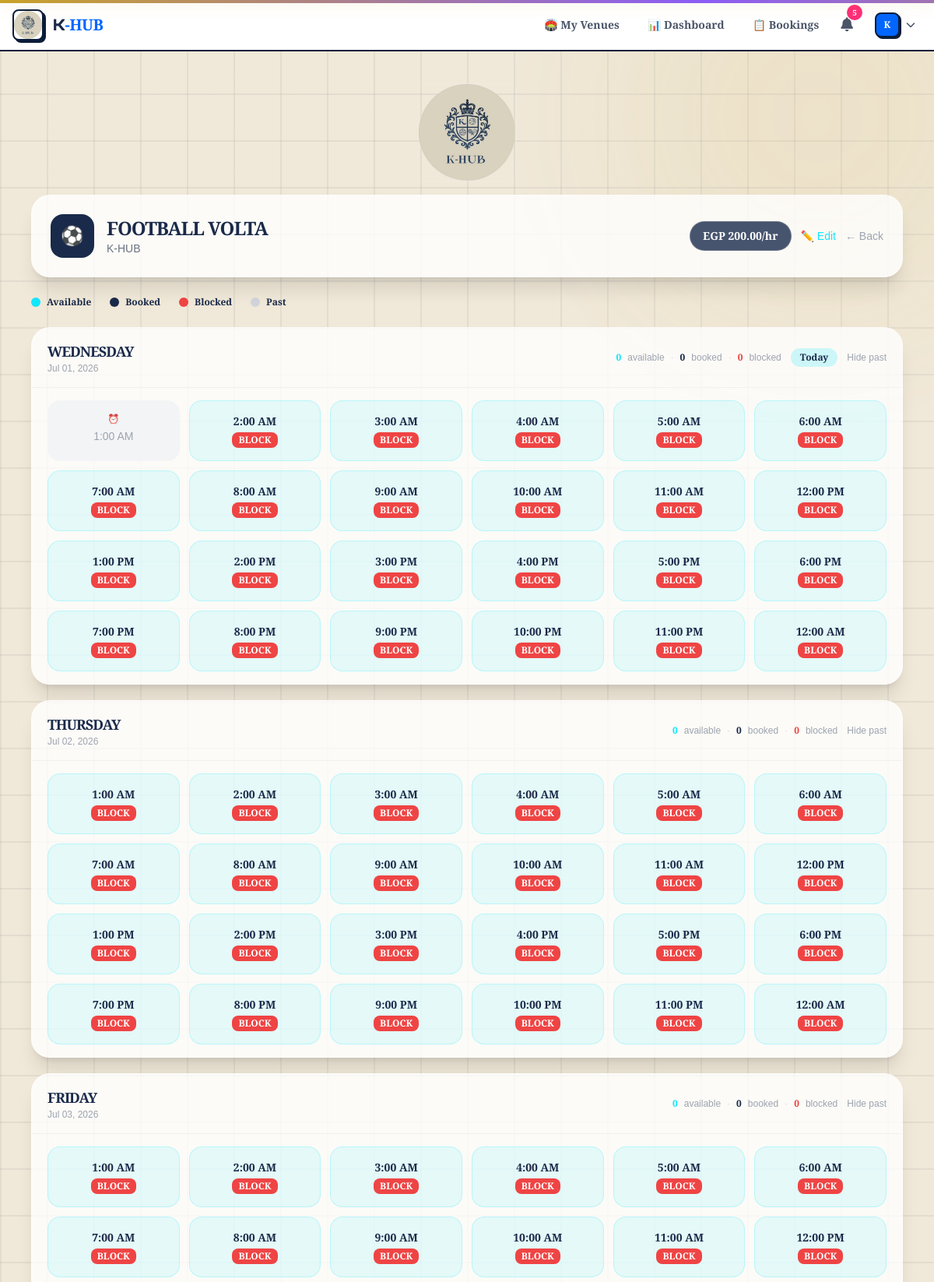
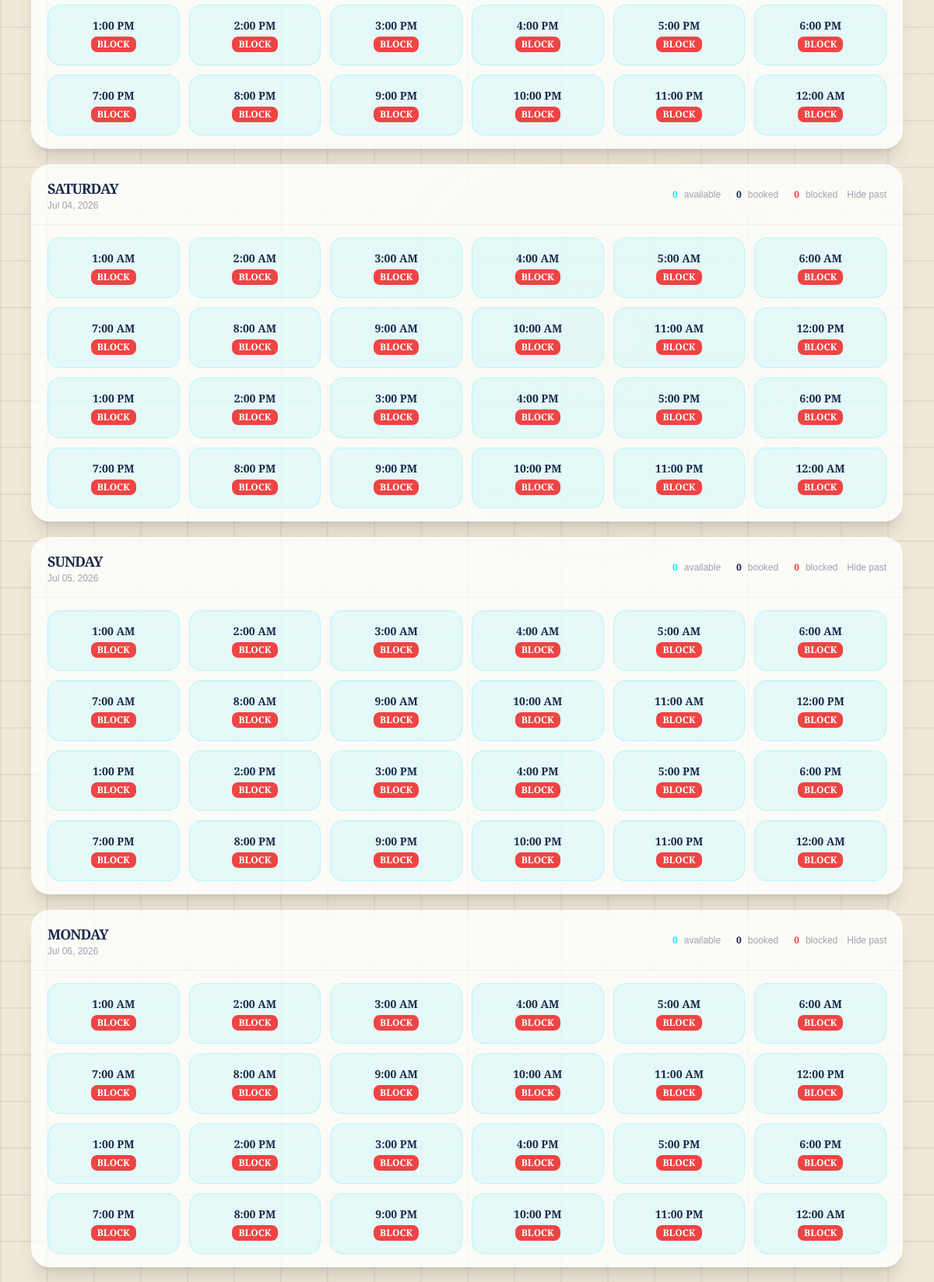
/venues/field/22/schedule/ (signed in, upper part), run on the app's committed database (2 pictures, top to bottom).
### accounts/models.py (models this page shows, shortened)
class User(AbstractBaseUser, PermissionsMixin):
    ROLE_CHOICES = [
        ('PLAYER', 'Player'),
        ('VENUE_OWNER', 'Venue Owner'),
        ('ADMIN', 'Admin'),
    ]
    email = models.EmailField(unique=True, db_index=True)
    username = models.CharField(max_length=50, unique=True, null=True, blank=True)
    role = models.CharField(max_length=20, choices=ROLE_CHOICES, default='PLAYER')
    is_active = models.BooleanField(default=True)
    is_staff = models.BooleanField(default=False)
    date_joined = models.DateTimeField(default=timezone.now)
    objects = UserManager()
    USERNAME_FIELD = 'email'
    REQUIRED_FIELDS = []
    class Meta:
        indexes = [
            models.Index(fields=['email']),
            models.Index(fields=['role']),
        ]
    @property
    def is_player(self):
        return self.role == 'PLAYER'
    @property
    def is_venue_owner(self):
        return self.role == 'VENUE_OWNER'

### venues/models.py (models this page shows, shortened)
class Field(models.Model):
    venue = models.ForeignKey(Venue, on_delete=models.CASCADE, related_name='fields')
    name = models.CharField(max_length=200)
    sport_type = models.CharField(max_length=20, choices=Venue.SPORT_CHOICES)
    description = models.TextField(blank=True)
    price_per_hour = models.DecimalField(max_digits=10, decimal_places=2, validators=[MinValueValidator(0)])
    is_active = models.BooleanField(default=True)
    image = models.ImageField(upload_to='field_images/', null=True, blank=True)
    created_at = models.DateTimeField(auto_now_add=True)
    class Meta:
        indexes = [
            models.Index(fields=['venue', 'is_active']),
            models.Index(fields=['sport_type']),
        ]

class Venue(models.Model):
    SPORT_CHOICES = [
        ('FOOTBALL', 'Football'),
        ('CRICKET', 'Cricket'),
        ('BASKETBALL', 'Basketball'),
        ('TENNIS', 'Tennis'),
        ('PADEL', 'Padel'),
        ('BADMINTON', 'Badminton'),
        ('VOLLEYBALL', 'Volleyball'),
        ('MULTI', 'Multi-Sport'),
    ]
    owner = models.ForeignKey(settings.AUTH_USER_MODEL, on_delete=models.CASCADE, related_name='venues')
    name = models.CharField(max_length=200)
    address = models.TextField()
    city = models.CharField(max_length=100)
    sport_type = models.CharField(max_length=20, choices=SPORT_CHOICES)
    description = models.TextField(blank=True)
    logo = models.ImageField(upload_to='venue_logos/', null=True, blank=True)
    brand_color = models.CharField(max_length=7, default='#0066FF')
    brand_name = models.CharField(max_length=200, blank=True)
    created_at = models.DateTimeField(auto_now_add=True)

### venues/views.py (the view, shortened to what this page needs)
# urls.py: path('field/<int:field_id>/schedule/', views.field_schedule_view, name='field_schedule'),
@venue_owner_required
def field_schedule_view(request, field_id):
    field = get_object_or_404(Field, id=field_id, venue__owner=request.user)
    today = date.today()
    now = datetime.now()
    current_hour = now.hour
    all_slots = VenueSlot.objects.filter(
        field=field, date__gte=today, date__lte=today + timedelta(days=6)
    ).order_by('date', 'start_time')
    bookings = Booking.objects.filter(
        field=field, booking_date__gte=today, status='CONFIRMED'
    ).select_related('player')
    booking_map = {}
    slot_map = {}
    for slot in all_slots:
        if not slot.is_available:
            h = slot.start_time.hour
            key = f"{slot.date}_{h}"
            slot_map[key] = slot.slot_type
            if h == 0:
                slot_map[f"{slot.date}_24"] = slot.slot_type
    def format_time(hour):
        if hour == 0 or hour == 24: return "12:00 AM"
        elif hour < 12: return f"{hour}:00 AM"
        elif hour == 12: return "12:00 PM"
        else: return f"{hour-12}:00 PM"
    all_slots_list = []
    for i in range(7):
        day = today + timedelta(days=i)
        day_slots = []
        prev_bid = None
        for hour in range(1, 25):
            key = f"{day}_{hour}"
            st = slot_map.get(key)
            bi = booking_map.get(key)
            is_cont = bi and prev_bid == bi['booking_id'] if bi else False
            is_start = bi and not is_cont if bi else False
            prev_bid = bi['booking_id'] if bi else None
            day_slots.append({'hour': hour, 'time': format_time(hour % 24), 'slot_type': st, 'booking': bi, 'is_start': is_start, 'is_continuation': is_cont})
        all_slots_list.append({'date': day, 'slots': day_slots})
    return render(request, 'venues/field_schedule.html', {'field': field, 'all_slots_list': all_slots_list, 'today': today, 'current_hour': current_hour})

### notifications/context_processors.py (called while the page is built)
def unread_count(request):
    if request.user.is_authenticated:
        count = Notification.objects.filter(user=request.user, is_read=False).count()
        return {'unread_notifications_count': count}
    return {'unread_notifications_count': 0}

### venues/templates/venues/field_schedule.html (shortened to what this page needs)
{% extends 'base.html' %}
{% load static %}
{% block content %}
<div class="animate-fade-up max-w-6xl mx-auto px-4">
    <div class="rounded-3xl bg-white/80 backdrop-blur-xl border border-white/40 shadow-xl p-6 mb-6">
        <div class="flex flex-col md:flex-row md:items-center md:justify-between gap-4">
            <div class="flex items-center gap-4">
                <div class="w-14 h-14 rounded-2xl bg-[#1A2A4A] text-white flex items-center justify-center text-2xl">
                    {% if field.sport_type == 'FOOTBALL' %}⚽
                    {% elif field.sport_type == 'PADEL' %}🎾
                    {% elif field.sport_type == 'BASKETBALL' %}🏀
                    {% else %}🏟️{% endif %}
                </div>
                <div>
                    <h1 class="text-2xl font-bold text-[#1A2A4A]">{{ field.name }}</h1>
                    <p class="text-sm text-gray-500">{{ field.venue.name }}</p>
                </div>
            </div>
            <div class="flex items-center gap-3">
                <span class="bg-[#1A2A4A]/80 backdrop-blur text-white px-4 py-2 rounded-full text-sm font-semibold border border-white/20">
                    EGP {{ field.price_per_hour }}/hr
                </span>
                <a href="{% url 'venues:field_edit' field.id %}" class="text-sm text-[#12E6FF] hover:text-[#1A2A4A] transition">✏️ Edit</a>
                <a href="{% url 'venues:venue_detail' field.venue.id %}" class="text-sm text-gray-400 hover:text-[#1A2A4A] transition">← Back</a>
            </div>
        </div>
    </div>
    <div class="flex gap-6 mb-6 text-xs font-semibold">
        <span class="flex items-center gap-2">
            <span class="w-3 h-3 rounded-full bg-[#12E6FF]"></span>
            Available
        </span>
        <span class="flex items-center gap-2">
            <span class="w-3 h-3 rounded-full bg-[#1A2A4A]"></span>
            Booked
        </span>
        <span class="flex items-center gap-2">
            <span class="w-3 h-3 rounded-full bg-red-500"></span>
            Blocked
        </span>
        <span class="flex items-center gap-2">
            <span class="w-3 h-3 rounded-full bg-gray-300"></span>
            Past
        </span>
    </div>
    {% for day_data in all_slots_list %}
        <div class="rounded-3xl bg-white/80 backdrop-blur-xl border border-white/40 shadow-xl mb-5 overflow-hidden">
            <div class="px-5 py-4 border-b border-gray-200/50 flex flex-wrap items-center justify-between gap-2">
                <div>
                    <h3 class="font-bold text-lg text-[#1A2A4A]">{{ day_data.date|date:"l" }}</h3>
                    <p class="text-xs text-gray-400">{{ day_data.date|date:"M d, Y" }}</p>
                </div>
                <div class="flex flex-wrap items-center gap-3">
                    <div class="flex items-center gap-2 text-xs">
                        <span class="text-[#12E6FF] font-bold">{{ day_data.available_count|default:"0" }}</span>
                        <span class="text-gray-400">available</span>
                        <span class="text-gray-300">·</span>
                        <span class="text-[#1A2A4A] font-bold">{{ day_data.booked_count|default:"0" }}</span>
                        <span class="text-gray-400">booked</span>
                        <span class="text-gray-300">·</span>
                        <span class="text-red-500 font-bold">{{ day_data.blocked_count|default:"0" }}</span>
                        <span class="text-gray-400">blocked</span>
                    </div>
                    {% if day_data.date == today %}
                        <span class="text-xs bg-[#12E6FF]/20 text-[#1A2A4A] px-3 py-1 rounded-full font-semibold">Today</span>
                    {% endif %}
                    <button class="toggle-past text-xs text-gray-400 hover:text-[#1A2A4A] transition" data-day="{{ forloop.counter }}">
                        Hide past
                    </button>
                </div>
            </div>
            <div class="px-5 py-4">
                <div class="grid grid-cols-3 sm:grid-cols-4 md:grid-cols-5 lg:grid-cols-6 gap-3">
                    {% for slot in day_data.slots %}
                        {% if slot.slot_type == 'BOOKED' %}
                            <div class="rounded-2xl bg-[#1A2A4A] text-white py-4 px-2 text-center flex flex-col items-center gap-1">
                                <span class="text-xs">🔒</span>
                                <span class="text-sm font-bold">{{ slot.time }}</span>
                            </div>
                        {% elif slot.hour <= current_hour and day_data.date == today %}
                            <div class="past-slot rounded-2xl bg-gray-100 text-gray-400 py-4 px-2 text-center flex flex-col items-center gap-1" data-day="{{ forloop.parentloop.counter }}">
                                <span class="text-xs">⏰</span>
                                <span class="text-sm font-medium">{{ slot.time }}</span>
                            </div>
                        {% else %}
                            <div class="rounded-2xl bg-[#12E6FF]/10 border border-[#12E6FF]/20 py-4 px-2 text-center flex flex-col items-center gap-1 hover:bg-[#12E6FF]/20 transition">
                                <span class="text-sm font-bold text-[#1A2A4A]">{{ slot.time }}</span>
                                <a href="{% url 'venues:block_slot' field.id day_data.date|date:'Y-m-d' slot.hour %}"
                                   class="text-xs bg-red-500 hover:bg-red-600 text-white px-2 py-0.5 rounded-lg font-bold transition"
                                   onclick="return confirm('Block this slot? This will prevent bookings.')">
                                    BLOCK
                                </a>
                            </div>
                        {% endif %}
                    {% endfor %}
                </div>
            </div>
        </div>
    {% endfor %}
</div>
{% endblock %}

### templates/navbar.html (shortened to what this page needs)
{% load static %}
<nav class="hidden md:block bg-white border-b-2 border-[#0B1D3A] sticky top-0 z-50">
    <div class="container mx-auto px-4 max-w-7xl">
        <div class="flex items-center justify-between h-16">
            <a href="/" class="flex items-center gap-3">
                <img src="{% static 'img/logo.png' %}" alt="K-HUB" class="w-10 h-10 rounded-lg border-2 border-[#0B1D3A] shadow-[3px_3px_0px_#0B1D3A] object-contain bg-white">
                <span class="text-xl font-black tracking-tight" style="font-family: 'Orbitron', sans-serif;">
                    K<span style="color: #0066FF;">-HUB</span>
                </span>
            </a>
            {% if user.is_authenticated %}
            <div class="flex items-center gap-1">
                {% if user.is_player %}
                    <a href="{% url 'booking:browse_fields' %}" class="px-4 py-2 text-sm font-bold text-[#4A5568] hover:text-[#0066FF] hover:bg-[#F5F0E5] rounded-lg transition">
                        🏟️ Book
                    </a>
                    <a href="{% url 'teams:room_list' %}" class="px-4 py-2 text-sm font-bold text-[#4A5568] hover:text-[#0066FF] hover:bg-[#F5F0E5] rounded-lg transition">
                        🎮 Rooms
                    </a>
                    <a href="{% url 'booking:history' %}" class="px-4 py-2 text-sm font-bold text-[#4A5568] hover:text-[#0066FF] hover:bg-[#F5F0E5] rounded-lg transition">
                        📋 My Bookings
                    </a>
                {% elif user.is_venue_owner %}
                    <a href="{% url 'venues:list' %}" class="px-4 py-2 text-sm font-bold text-[#4A5568] hover:text-[#0066FF] hover:bg-[#F5F0E5] rounded-lg transition">
                        🏟️ My Venues
                    </a>
                    <a href="{% url 'venues:owner_dashboard' %}" class="px-4 py-2 text-sm font-bold text-[#4A5568] hover:text-[#0066FF] hover:bg-[#F5F0E5] rounded-lg transition">
                        📊 Dashboard
                    </a>
                    <a href="{% url 'venues:booking_requests' %}" class="px-4 py-2 text-sm font-bold text-[#4A5568] hover:text-[#0066FF] hover:bg-[#F5F0E5] rounded-lg transition">
                        📋 Bookings
                    </a>
                {% endif %}
                <a href="{% url 'notifications:list' %}" class="relative p-2 text-[#4A5568] hover:text-[#0066FF] transition">
                    <i class="fas fa-bell text-lg"></i>
                    <span id="notifBadge" class="absolute -top-1 -right-1 w-5 h-5 bg-[#FF2D78] rounded-full text-[10px] flex items-center justify-center font-bold text-white hidden">
                    </span>
                </a>
                <div class="relative ml-2">
                    <button onclick="document.getElementById('userDropdown').classList.toggle('hidden')" class="flex items-center gap-2 p-2 hover:bg-[#F5F0E5] rounded-lg transition">
                        <div class="w-8 h-8 rounded-lg bg-[#0066FF] flex items-center justify-center text-white font-bold text-xs border-2 border-[#0B1D3A] shadow-[2px_2px_0px_#0B1D3A]">
                            {{ user.username|first|upper }}
                        </div>
                        <i class="fas fa-chevron-down text-xs text-[#4A5568]"></i>
                    </button>
                </div>
            </div>
{% else %}
<div class="flex items-center gap-3">
    <a href="{% url 'accounts:login' %}" class="btn-outline text-xs py-2 px-4">Sign In</a>
    <a href="{% url 'accounts:register_player' %}" class="btn-chrome text-xs py-2 px-4">Get Started</a>
</div>
{% endif %}
        </div>
    </div>
</nav>

### templates/base.html (style rules this page uses)
:root { --chrome: #C9A227; --navy: #1A2A4A; --beige: #F0E8D8; --white: #F0E8D8; --pink: #C9A227; --purple: #8B5CF6; --border: #1A2A4A; --gold: #C9A227; --text-light: #F0E8D8; --text-dark: #1A2A4A; }
* { font-family: 'Cinzel', sans-serif; }
h1, h2, h3 { font-family: 'Cinzel', sans-serif; font-weight: 800; text-transform: uppercase; letter-spacing: -1px; }
body { background: var(--beige); color: var(--navy); min-height: 100vh; font-weight: 500; overflow-x: hidden; }
body::before { content: ''; position: fixed; inset: 0; background-image: linear-gradient(rgba(26,42,74,0.06) 2px, transparent 2px), linear-gradient(90deg, rgba(26,42,74,0.06) 2px, transparent 2px); background-size: 60px 60px; animation: gridMove 20s linear infinite; pointer-events: none; z-index: 0; }
body::after { content: ''; position: fixed; top: 0; left: 0; right: 0; height: 4px; background: linear-gradient(90deg, var(--chrome), var(--purple), var(--pink), var(--gold), var(--chrome)); background-size: 300% 100%; animation: chromeSlide 2s linear infinite; z-index: 100; box-shadow: 0 0 20px rgba(201,162,39,0.3); }
.animate-fade-up { animation: fadeUp 0.4s cubic-bezier(0.4, 0, 0.2, 1) forwards; }

### data on the page
User: username|first "K"
Field: name "FOOTBALL VOLTA", venue.name "K-HUB", price_per_hour "200.00"

### other printed values
{{ day_data.date|date:"l" }} "WEDNESDAY" "THURSDAY" "FRIDAY" "SATURDAY" "SUNDAY" "MONDAY"
{{ day_data.date|date:"M d, Y" }} "Jul 01, 2026" "Jul 02, 2026" "Jul 03, 2026" "Jul 04, 2026" "Jul 05, 2026" "Jul 06, 2026"
{{ day_data.available_count|default:"0" }} "0" "0" "0" "0" "0" "0"
{{ day_data.booked_count|default:"0" }} "0" "0" "0" "0" "0" "0"
{{ day_data.blocked_count|default:"0" }} "0" "0" "0" "0" "0" "0"
{{ slot.time }} "1:00 AM"
{{ slot.time }} "2:00 AM" "3:00 AM" "4:00 AM" "5:00 AM" "6:00 AM" "7:00 AM" "8:00 AM" "9:00 AM" "10:00 AM" "11:00 AM" "12:00 PM" "1:00 PM" "2:00 PM" "3:00 PM" "4:00 PM" "5:00 PM" "6:00 PM" "7:00 PM" "8:00 PM" "9:00 PM" "10:00 PM" "11:00 PM" "12:00 AM" "1:00 AM" "2:00 AM" "3:00 AM" "4:00 AM" "5:00 AM" "6:00 AM" "7:00 AM" "8:00 AM" "9:00 AM" "10:00 AM" "11:00 AM" "12:00 PM" "1:00 PM" "2:00 PM" "3:00 PM" "4:00 PM" "5:00 PM" "6:00 PM" "7:00 PM" "8:00 PM" "9:00 PM" "10:00 PM" "11:00 PM" "12:00 AM" "1:00 AM" "2:00 AM" "3:00 AM" "4:00 AM" "5:00 AM" "6:00 AM" "7:00 AM" "8:00 AM" "9:00 AM" "10:00 AM" "11:00 AM" "12:00 PM" "1:00 PM" "2:00 PM" "3:00 PM" "4:00 PM" "5:00 PM" "6:00 PM" "7:00 PM" "8:00 PM" "9:00 PM" "10:00 PM" "11:00 PM" "12:00 AM" "1:00 AM" "2:00 AM" "3:00 AM" "4:00 AM" "5:00 AM" "6:00 AM" "7:00 AM" "8:00 AM" "9:00 AM" "10:00 AM" "11:00 AM" "12:00 PM" "1:00 PM" "2:00 PM" "3:00 PM" "4:00 PM" "5:00 PM" "6:00 PM" "7:00 PM" "8:00 PM" "9:00 PM" "10:00 PM" "11:00 PM" "12:00 AM" "1:00 AM" "2:00 AM" "3:00 AM" "4:00 AM" "5:00 AM" "6:00 AM" "7:00 AM" "8:00 AM" "9:00 AM" "10:00 AM" "11:00 AM" "12:00 PM" "1:00 PM" "2:00 PM" "3:00 PM" "4:00 PM" "5:00 PM" "6:00 PM" "7:00 PM" "8:00 PM" "9:00 PM" "10:00 PM" "11:00 PM" "12:00 AM" "1:00 AM" "2:00 AM" "3:00 AM" "4:00 AM" "5:00 AM" "6:00 AM" "7:00 AM" "8:00 AM" "9:00 AM" "10:00 AM" "11:00 AM" "12:00 PM" "1:00 PM" "2:00 PM" "3:00 PM" "4:00 PM" "5:00 PM" "6:00 PM" "7:00 PM" "8:00 PM" "9:00 PM" "10:00 PM" "11:00 PM" "12:00 AM"
